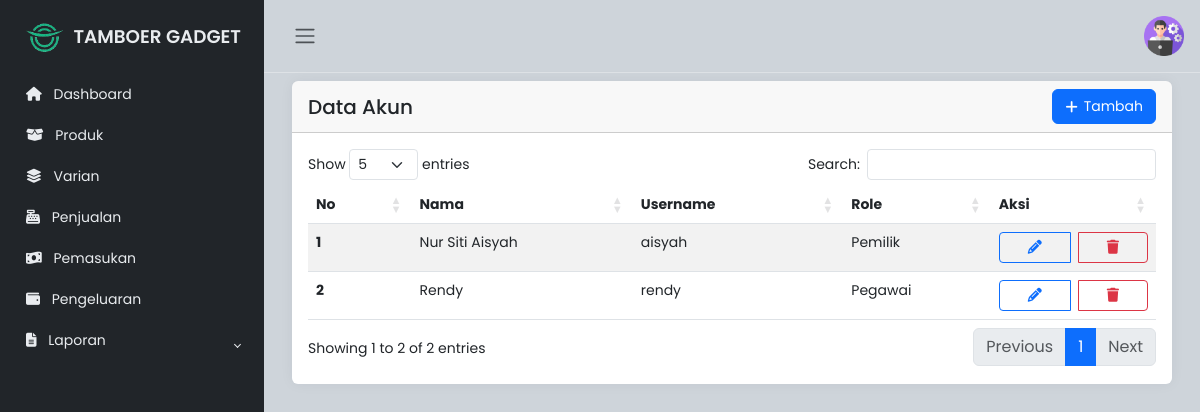
/admin/akun.php, run on the app's committed database.
### tables this page shows
CREATE TABLE `users` (
  `id_user` int(11) NOT NULL,
  `nama` varchar(255) NOT NULL,
  `username` varchar(100) NOT NULL,
  `email` varchar(100) NOT NULL,
  `password` varchar(255) NOT NULL,
  `role` enum('pemilik','pegawai') NOT NULL,
  `created_at` datetime DEFAULT current_timestamp(),
  `updated_at` datetime DEFAULT current_timestamp() ON UPDATE current_timestamp(),
  `reset_code` varchar(10) DEFAULT NULL
);

### admin/akun.php (the view, shortened to what this page needs)
<!DOCTYPE html>
<html lang="en">
<head>
    <link rel="stylesheet" href="https://cdn.jsdelivr.net/npm/bootstrap@5.3.0-alpha2/dist/css/bootstrap.min.css">
    <link rel="stylesheet" href="https://cdnjs.cloudflare.com/ajax/libs/font-awesome/6.1.1/css/all.min.css">
    <link rel="stylesheet" href="https://cdn.datatables.net/1.11.3/css/dataTables.bootstrap5.min.css">
    <link rel="stylesheet" href="../css/style.css">
</head>
<body>
    <div class="wrapper">
        <?php include 'sidebar.php'; ?>
        <div class="main">
            <?php include 'navbar.php'; ?>
            <main class="content px-3 py-2">
                <div class="container-fluid">
                    <div class="card border-0">
                        <div class="card-header d-flex justify-content-between align-items-center">
                            <h5 class="card-title mb-0">Data Akun</h5>
                            <a href="tambah_akun.php" class="btn btn-primary"
                                style="font-size: 14px; padding: 6px 12px; display: inline-flex; align-items: center; gap: 6px;">
                                <i class="fas fa-plus" style="font-size: 14px;"></i> Tambah
                            </a>
                        </div>
                        <div class="card-body">
                            <div class="table-responsive">
                                <table id="accountTable" class="table table-striped">
                                    <thead>
                                        <tr>
                                            <th scope="col">No</th>
                                            <th scope="col">Nama</th>
                                            <th scope="col">Username</th>
                                            <th scope="col">Role</th>
                                            <th scope="col">Aksi</th>
                                        </tr>
                                    </thead>
                                    <tbody>
                                        <?php
                                        include 'koneksi.php';
                                        $sql = "SELECT * FROM users";
                                        $result = $conn->query($sql);
                                        if ($result->num_rows > 0) {
                                            $no = 1;
                                            while ($row = $result->fetch_assoc()) {
                                                echo "<tr>
                                                <th scope='row'>" . $no++ . "</th>
                                                <td>" . $row['nama'] . "</td>
                                                <td>" . $row['username'] . "</td>
                                                <td>" . ucfirst($row['role']) . "</td>
                                                <td>
                                                <div class='btn-group' role='group'>
                                                    <a href='edit_akun.php?id=" . $row['id_user'] . "' class='btn btn-outline-primary btn-sm'>
                                                        <i class='fas fa-pencil-alt'></i>
                                                    </a>
                                                    <button class='btn btn-outline-danger btn-sm' onclick='confirmDelete(" . $row['id_user'] . ")'>
                                                        <i class='fas fa-trash'></i>
                                                    </button>
                                                </td>
                                                </div>
                                            </tr>";
                                            }
                                        } else {
                                            echo "<tr><td colspan='5' class='text-center'>No data available</td></tr>";
                                        }
                                        ?>
                            </div>
                        </div>
                    </div>
                </div>
</body>
</html>

### css/style.css (style rules this page uses)
body { font-family: "Poppins", sans-serif; font-size: 0.875rem; opacity: 1; overflow-y: scroll; margin: 0; }
a { cursor: pointer; text-decoration: none; font-family: "Poppins", sans-serif; }
.wrapper { align-items: stretch; display: flex; width: 100%; }
.main { display: flex; flex-direction: column; min-height: 100vh; min-width: 0; overflow: hidden; transition: all 0.35s ease-in-out; width: 100%; background: var(--bs-dark-bg-subtle); }
.content { flex: 1; max-width: 100vw; width: 100vw; }
@media (min-width: 768px) { .content { max-width: auto; width: auto; } }
.card { box-shadow: 0 0 0.875rem 0 rgba(34, 46, 60, 0.05); margin-bottom: 24px; }

### admin/akun.php (style rules this page uses)
@media (min-width: 769px) { table.dataTable tbody td { font-size: 14px; } }
@media (min-width: 769px) { table.dataTable thead th { font-size: 14px; } }
.btn-group { display: flex; gap: 6px; }
@media (min-width: 769px) { .btn-group { display: flex; gap: 8px; } }

### data on the page
users: nama "Nur Siti Aisyah", username "aisyah", role "Pemilik"
users: nama "Rendy", username "rendy", role "Pegawai"
